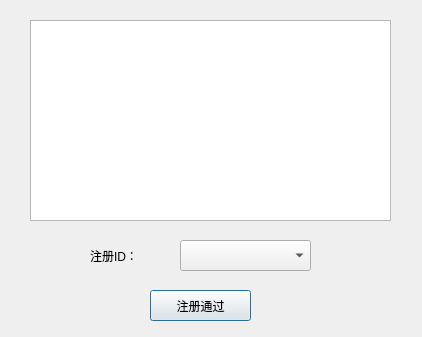
<?xml version="1.0" encoding="UTF-8"?>
<ui version="4.0">
 <class>RA_RegMan</class>
 <widget class="QDialog" name="RA_RegMan">
  <property name="geometry">
   <rect>
    <x>0</x>
    <y>0</y>
    <width>422</width>
    <height>337</height>
   </rect>
  </property>
  <property name="windowTitle">
   <string>Dialog</string>
  </property>
  <widget class="QTableView" name="tableView">
   <property name="geometry">
    <rect>
     <x>30</x>
     <y>20</y>
     <width>361</width>
     <height>201</height>
    </rect>
   </property>
  </widget>
  <widget class="QWidget" name="gridLayoutWidget">
   <property name="geometry">
    <rect>
     <x>90</x>
     <y>240</y>
     <width>81</width>
     <height>31</height>
    </rect>
   </property>
   <layout class="QGridLayout" name="gridLayout">
    <item row="0" column="0">
     <widget class="QLabel" name="label">
      <property name="text">
       <string>注册ID：</string>
      </property>
     </widget>
    </item>
   </layout>
  </widget>
  <widget class="QComboBox" name="comboBox">
   <property name="geometry">
    <rect>
     <x>180</x>
     <y>240</y>
     <width>131</width>
     <height>31</height>
    </rect>
   </property>
  </widget>
  <widget class="QPushButton" name="pushButton">
   <property name="geometry">
    <rect>
     <x>150</x>
     <y>290</y>
     <width>101</width>
     <height>31</height>
    </rect>
   </property>
   <property name="text">
    <string>注册通过</string>
   </property>
  </widget>
 </widget>
 <resources/>
 <connections/>
</ui>
